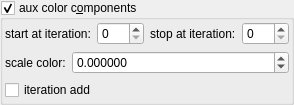
    <widget class="MyGroupBox" name="groupCheck_fold_color_aux_color_enabled_false">
     <property name="title">
      <string>aux color c&amp;omponents</string>
     </property>
     <property name="checkable">
      <bool>true</bool>
     </property>
     <layout class="QVBoxLayout" name="verticalLayout_13">
      <property name="leftMargin">
       <number>2</number>
      </property>
      <property name="topMargin">
       <number>2</number>
      </property>
      <property name="rightMargin">
       <number>2</number>
      </property>
      <property name="bottomMargin">
       <number>2</number>
      </property>
      <item>
       <layout class="QHBoxLayout" name="horizontalLayout_21" stretch="0,1,0,1">
        <item>
         <widget class="QLabel" name="label_102">
          <property name="text">
           <string>start at iteration:</string>
          </property>
         </widget>
        </item>
        <item>
         <widget class="MySpinBox" name="spinboxInt_fold_color_start_iterations_A">
          <property name="sizePolicy">
           <sizepolicy hsizetype="Minimum" vsizetype="Maximum">
            <horstretch>0</horstretch>
            <verstretch>0</verstretch>
           </sizepolicy>
          </property>
          <property name="minimum">
           <number>0</number>
          </property>
          <property name="maximum">
           <number>999</number>
          </property>
          <property name="value">
           <number>0</number>
          </property>
         </widget>
        </item>
        <item>
         <widget class="QLabel" name="label_74">
          <property name="text">
           <string>stop at iteration:</string>
          </property>
         </widget>
        </item>
        <item>
         <widget class="MySpinBox" name="spinboxInt_fold_color_stop_iterations_A">
          <property name="sizePolicy">
           <sizepolicy hsizetype="Preferred" vsizetype="Maximum">
            <horstretch>0</horstretch>
            <verstretch>0</verstretch>
           </sizepolicy>
          </property>
          <property name="maximum">
           <number>999</number>
          </property>
         </widget>
        </item>
       </layout>
      </item>
      <item>
       <layout class="QHBoxLayout" name="horizontalLayout_22" stretch="0,1">
        <item>
         <widget class="QLabel" name="label_103">
          <property name="text">
           <string>scale color:</string>
          </property>
         </widget>
        </item>
        <item>
         <widget class="MyDoubleSpinBox" name="spinbox4_fold_color_difs_0000_x">
          <property name="sizePolicy">
           <sizepolicy hsizetype="Minimum" vsizetype="Maximum">
            <horstretch>0</horstretch>
            <verstretch>0</verstretch>
           </sizepolicy>
          </property>
          <property name="prefix">
           <string/>
          </property>
          <property name="suffix">
           <string/>
          </property>
          <property name="decimals">
           <number>6</number>
          </property>
          <property name="minimum">
           <double>-99.998999999999995</double>
          </property>
          <property name="maximum">
           <double>99.998999999999995</double>
          </property>
          <property name="singleStep">
           <double>0.100000000000000</double>
          </property>
          <property name="value">
           <double>0.000000000000000</double>
          </property>
         </widget>
        </item>
       </layout>
      </item>
      <item>
       <widget class="MyCheckBox" name="checkBox_fold_color_aux_color_enabledB_false">
        <property name="text">
         <string notr="true">iteration add</string>
        </property>
       </widget>
      </item>
     </layout>
    </widget>
